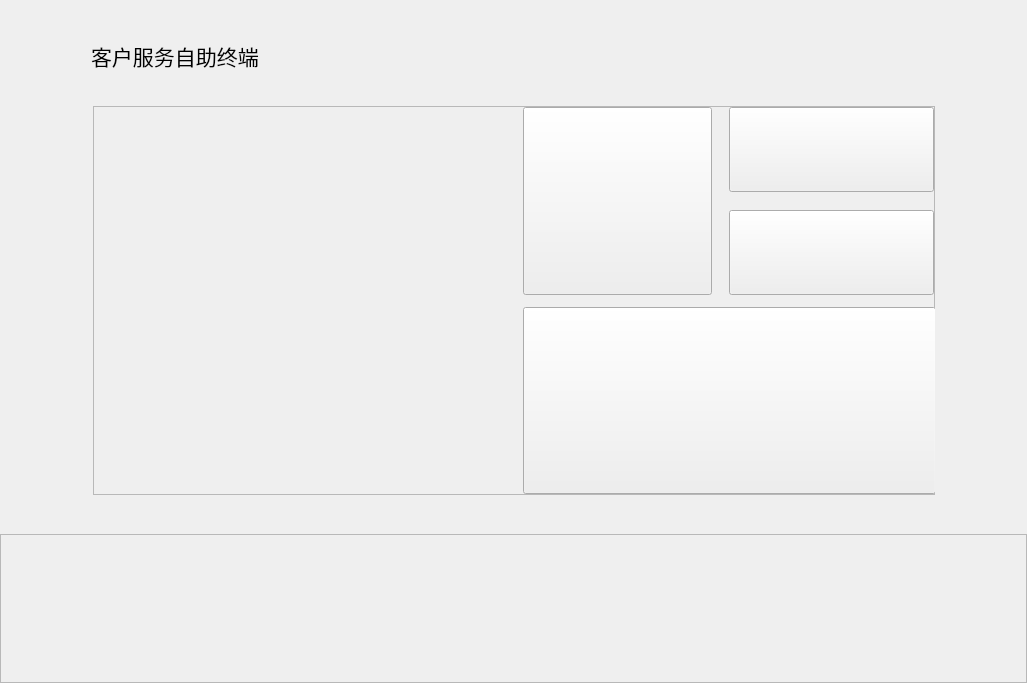
<?xml version="1.0" encoding="UTF-8"?>
<ui version="4.0">
 <class>HomePage</class>
 <widget class="QWidget" name="HomePage">
  <property name="geometry">
   <rect>
    <x>0</x>
    <y>0</y>
    <width>1027</width>
    <height>683</height>
   </rect>
  </property>
  <property name="windowTitle">
   <string>Form</string>
  </property>
  <property name="styleSheet">
   <string notr="true"/>
  </property>
  <layout class="QVBoxLayout" name="verticalLayout_3">
   <property name="spacing">
    <number>0</number>
   </property>
   <property name="leftMargin">
    <number>0</number>
   </property>
   <property name="topMargin">
    <number>0</number>
   </property>
   <property name="rightMargin">
    <number>0</number>
   </property>
   <property name="bottomMargin">
    <number>0</number>
   </property>
   <item>
    <spacer name="verticalSpacer_2">
     <property name="orientation">
      <enum>Qt::Vertical</enum>
     </property>
     <property name="sizeHint" stdset="0">
      <size>
       <width>20</width>
       <height>35</height>
      </size>
     </property>
    </spacer>
   </item>
   <item>
    <layout class="QHBoxLayout" name="horizontalLayout_4">
     <item>
      <spacer name="horizontalSpacer_3">
       <property name="orientation">
        <enum>Qt::Horizontal</enum>
       </property>
       <property name="sizeType">
        <enum>QSizePolicy::Expanding</enum>
       </property>
       <property name="sizeHint" stdset="0">
        <size>
         <width>40</width>
         <height>20</height>
        </size>
       </property>
      </spacer>
     </item>
     <item>
      <widget class="QLabel" name="label">
       <property name="sizePolicy">
        <sizepolicy hsizetype="Fixed" vsizetype="Fixed">
         <horstretch>0</horstretch>
         <verstretch>0</verstretch>
        </sizepolicy>
       </property>
       <property name="minimumSize">
        <size>
         <width>845</width>
         <height>0</height>
        </size>
       </property>
       <property name="font">
        <font>
         <family>微软雅黑</family>
         <pointsize>16</pointsize>
        </font>
       </property>
       <property name="text">
        <string>客户服务自助终端</string>
       </property>
      </widget>
     </item>
     <item>
      <spacer name="horizontalSpacer_5">
       <property name="orientation">
        <enum>Qt::Horizontal</enum>
       </property>
       <property name="sizeHint" stdset="0">
        <size>
         <width>40</width>
         <height>20</height>
        </size>
       </property>
      </spacer>
     </item>
    </layout>
   </item>
   <item>
    <spacer name="verticalSpacer_3">
     <property name="orientation">
      <enum>Qt::Vertical</enum>
     </property>
     <property name="sizeType">
      <enum>QSizePolicy::Preferred</enum>
     </property>
     <property name="sizeHint" stdset="0">
      <size>
       <width>20</width>
       <height>34</height>
      </size>
     </property>
    </spacer>
   </item>
   <item>
    <layout class="QHBoxLayout" name="horizontalLayout_3">
     <property name="spacing">
      <number>0</number>
     </property>
     <item>
      <spacer name="horizontalSpacer">
       <property name="orientation">
        <enum>Qt::Horizontal</enum>
       </property>
       <property name="sizeHint" stdset="0">
        <size>
         <width>40</width>
         <height>20</height>
        </size>
       </property>
      </spacer>
     </item>
     <item>
      <widget class="QFrame" name="frame_2">
       <property name="sizePolicy">
        <sizepolicy hsizetype="Fixed" vsizetype="Fixed">
         <horstretch>0</horstretch>
         <verstretch>0</verstretch>
        </sizepolicy>
       </property>
       <property name="minimumSize">
        <size>
         <width>842</width>
         <height>389</height>
        </size>
       </property>
       <property name="maximumSize">
        <size>
         <width>842</width>
         <height>389</height>
        </size>
       </property>
       <property name="frameShape">
        <enum>QFrame::StyledPanel</enum>
       </property>
       <property name="frameShadow">
        <enum>QFrame::Raised</enum>
       </property>
       <layout class="QHBoxLayout" name="horizontalLayout_2">
        <property name="spacing">
         <number>0</number>
        </property>
        <property name="leftMargin">
         <number>0</number>
        </property>
        <property name="topMargin">
         <number>0</number>
        </property>
        <property name="rightMargin">
         <number>0</number>
        </property>
        <property name="bottomMargin">
         <number>0</number>
        </property>
        <item>
         <widget class="AdWidget" name="widget" native="true">
          <property name="sizePolicy">
           <sizepolicy hsizetype="Fixed" vsizetype="Fixed">
            <horstretch>0</horstretch>
            <verstretch>0</verstretch>
           </sizepolicy>
          </property>
          <property name="minimumSize">
           <size>
            <width>409</width>
            <height>389</height>
           </size>
          </property>
          <property name="maximumSize">
           <size>
            <width>409</width>
            <height>389</height>
           </size>
          </property>
          <property name="focusPolicy">
           <enum>Qt::NoFocus</enum>
          </property>
         </widget>
        </item>
        <item>
         <spacer name="horizontalSpacer_4">
          <property name="orientation">
           <enum>Qt::Horizontal</enum>
          </property>
          <property name="sizeType">
           <enum>QSizePolicy::Fixed</enum>
          </property>
          <property name="sizeHint" stdset="0">
           <size>
            <width>20</width>
            <height>20</height>
           </size>
          </property>
         </spacer>
        </item>
        <item>
         <layout class="QVBoxLayout" name="verticalLayout">
          <property name="spacing">
           <number>0</number>
          </property>
          <property name="bottomMargin">
           <number>0</number>
          </property>
          <item>
           <layout class="QHBoxLayout" name="horizontalLayout">
            <property name="spacing">
             <number>0</number>
            </property>
            <item>
             <widget class="QPushButton" name="pushButton_zdbd">
              <property name="sizePolicy">
               <sizepolicy hsizetype="Fixed" vsizetype="Fixed">
                <horstretch>0</horstretch>
                <verstretch>0</verstretch>
               </sizepolicy>
              </property>
              <property name="minimumSize">
               <size>
                <width>189</width>
                <height>188</height>
               </size>
              </property>
              <property name="maximumSize">
               <size>
                <width>189</width>
                <height>188</height>
               </size>
              </property>
              <property name="focusPolicy">
               <enum>Qt::TabFocus</enum>
              </property>
              <property name="text">
               <string/>
              </property>
             </widget>
            </item>
            <item>
             <spacer name="horizontalSpacer_6">
              <property name="orientation">
               <enum>Qt::Horizontal</enum>
              </property>
              <property name="sizeType">
               <enum>QSizePolicy::Expanding</enum>
              </property>
              <property name="sizeHint" stdset="0">
               <size>
                <width>2</width>
                <height>20</height>
               </size>
              </property>
             </spacer>
            </item>
            <item>
             <layout class="QVBoxLayout" name="verticalLayout_2">
              <property name="spacing">
               <number>0</number>
              </property>
              <item>
               <widget class="QPushButton" name="pushButton_search">
                <property name="sizePolicy">
                 <sizepolicy hsizetype="Fixed" vsizetype="Fixed">
                  <horstretch>0</horstretch>
                  <verstretch>0</verstretch>
                 </sizepolicy>
                </property>
                <property name="minimumSize">
                 <size>
                  <width>205</width>
                  <height>85</height>
                 </size>
                </property>
                <property name="maximumSize">
                 <size>
                  <width>205</width>
                  <height>85</height>
                 </size>
                </property>
                <property name="focusPolicy">
                 <enum>Qt::NoFocus</enum>
                </property>
                <property name="styleSheet">
                 <string notr="true">border-image: url(:/image/picture/qietu/004.png);</string>
                </property>
                <property name="text">
                 <string/>
                </property>
               </widget>
              </item>
              <item>
               <spacer name="verticalSpacer_6">
                <property name="orientation">
                 <enum>Qt::Vertical</enum>
                </property>
                <property name="sizeType">
                 <enum>QSizePolicy::Expanding</enum>
                </property>
                <property name="sizeHint" stdset="0">
                 <size>
                  <width>20</width>
                  <height>18</height>
                 </size>
                </property>
               </spacer>
              </item>
              <item>
               <widget class="QPushButton" name="pushButton_writecard">
                <property name="sizePolicy">
                 <sizepolicy hsizetype="Fixed" vsizetype="Fixed">
                  <horstretch>0</horstretch>
                  <verstretch>0</verstretch>
                 </sizepolicy>
                </property>
                <property name="minimumSize">
                 <size>
                  <width>205</width>
                  <height>85</height>
                 </size>
                </property>
                <property name="maximumSize">
                 <size>
                  <width>205</width>
                  <height>85</height>
                 </size>
                </property>
                <property name="focusPolicy">
                 <enum>Qt::NoFocus</enum>
                </property>
                <property name="styleSheet">
                 <string notr="true">border-image: url(:/image/picture/qietu/003.png);</string>
                </property>
                <property name="text">
                 <string/>
                </property>
               </widget>
              </item>
             </layout>
            </item>
           </layout>
          </item>
          <item>
           <spacer name="verticalSpacer_5">
            <property name="orientation">
             <enum>Qt::Vertical</enum>
            </property>
            <property name="sizeType">
             <enum>QSizePolicy::Expanding</enum>
            </property>
            <property name="sizeHint" stdset="0">
             <size>
              <width>20</width>
              <height>18</height>
             </size>
            </property>
           </spacer>
          </item>
          <item>
           <widget class="QPushButton" name="pushButton_purchase">
            <property name="sizePolicy">
             <sizepolicy hsizetype="Fixed" vsizetype="Fixed">
              <horstretch>0</horstretch>
              <verstretch>0</verstretch>
             </sizepolicy>
            </property>
            <property name="minimumSize">
             <size>
              <width>413</width>
              <height>187</height>
             </size>
            </property>
            <property name="maximumSize">
             <size>
              <width>413</width>
              <height>187</height>
             </size>
            </property>
            <property name="focusPolicy">
             <enum>Qt::NoFocus</enum>
            </property>
            <property name="styleSheet">
             <string notr="true">border-image: url(:/screen/2.png);</string>
            </property>
            <property name="text">
             <string/>
            </property>
           </widget>
          </item>
         </layout>
        </item>
       </layout>
      </widget>
     </item>
     <item>
      <spacer name="horizontalSpacer_2">
       <property name="orientation">
        <enum>Qt::Horizontal</enum>
       </property>
       <property name="sizeHint" stdset="0">
        <size>
         <width>40</width>
         <height>20</height>
        </size>
       </property>
      </spacer>
     </item>
    </layout>
   </item>
   <item>
    <spacer name="verticalSpacer">
     <property name="orientation">
      <enum>Qt::Vertical</enum>
     </property>
     <property name="sizeHint" stdset="0">
      <size>
       <width>20</width>
       <height>35</height>
      </size>
     </property>
    </spacer>
   </item>
   <item>
    <widget class="QFrame" name="frame">
     <property name="sizePolicy">
      <sizepolicy hsizetype="Preferred" vsizetype="Fixed">
       <horstretch>0</horstretch>
       <verstretch>0</verstretch>
      </sizepolicy>
     </property>
     <property name="minimumSize">
      <size>
       <width>0</width>
       <height>149</height>
      </size>
     </property>
     <property name="maximumSize">
      <size>
       <width>16777215</width>
       <height>149</height>
      </size>
     </property>
     <property name="styleSheet">
      <string notr="true">border-image: url(:/image/picture/qietu/kouhao.jpg);</string>
     </property>
     <property name="frameShape">
      <enum>QFrame::StyledPanel</enum>
     </property>
     <property name="frameShadow">
      <enum>QFrame::Raised</enum>
     </property>
    </widget>
   </item>
  </layout>
 </widget>
 <customwidgets>
  <customwidget>
   <class>AdWidget</class>
   <extends>QWidget</extends>
   <header>advertisement/adwidget.h</header>
   <container>1</container>
  </customwidget>
 </customwidgets>
 <resources/>
 <connections/>
</ui>
